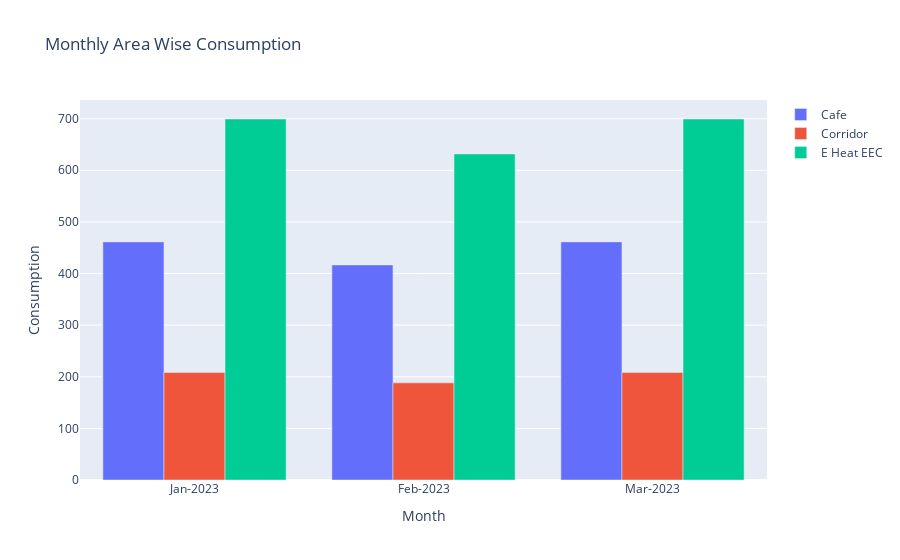

The cell this chart's notebook holds for it:
### Code cell
# Set up the bar graph
fig_consumption = go.Figure()

# Add the bar trace for Machine A
fig_consumption.add_trace(go.Bar(x=consumption_monthly['Year_Month'],y=consumption_monthly['Cafe'],name='Cafe'))

# Add the bar trace for Machine B
fig_consumption.add_trace(go.Bar(x=consumption_monthly['Year_Month'],y=consumption_monthly['Corridor'],name='Corridor'))

# Add the bar trace for Machine C
fig_consumption.add_trace(go.Bar(x=consumption_monthly['Year_Month'],y=consumption_monthly['E Heat EEC'],name='E Heat EEC'))

# Update the layout
fig_consumption.update_layout(
    title='Monthly Area Wise Consumption',
    xaxis_title='Month',
    yaxis_title='Consumption',
    barmode='group'
)
# Define the desired order of categories
category_order = ['Jan-2023', 'Feb-2023', 'Mar-2023']

# Update the x-axis category order
fig_consumption.update_xaxes(categoryorder='array', categoryarray=category_order)

# Show the bar graph
fig_consumption.show()

### Figure 1 — Plotly figure (JSON) as saved in the notebook; plotly's stock layout.template omitted (floating-point values rounded to 4 significant figures)
{"data": [{"name": "Cafe", "type": "bar", "x": ["Feb-2023", "Jan-2023", "Mar-2023"], "y": [416.6, 461.3, 461.3]}, {"name": "Corridor", "type": "bar", "x": ["Feb-2023", "Jan-2023", "Mar-2023"], "y": [188.2, 208.3, 208.3]}, {"name": "E Heat EEC", "type": "bar", "x": ["Feb-2023", "Jan-2023", "Mar-2023"], "y": [631.7, 699.4, 699.4]}], "layout": {"barmode": "group", "title": {"text": "Monthly Area Wise Consumption"}, "xaxis": {"categoryarray": ["Jan-2023", "Feb-2023", "Mar-2023"], "categoryorder": "array", "title": {"text": "Month"}}, "yaxis": {"title": {"text": "Consumption"}}}}
